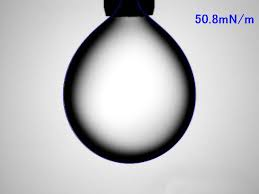
#> input picture trial_images/trial8.jpeg, 259 x 194 px
$ python -i drop_bounding.py   (imports and definitions only)
#> lines starting #> are read from the running program, lines starting #| are printed output that depends on the picture; after the words box and inside, x2 and y2 are one past the last pixel; in counts of white or black regions, pixels touching at a corner belong together


import cv2
import numpy as np
from scipy.spatial import distance

# Constants for filtering and assumptions
MIN_AREA = 50
MAX_AREA = 5000
MAX_DISTANCE = 50  # Maximum distance for tracking droplets
CROP_OFFSET = 50  # Offset to retain more of the image
class Drop_Bound():


    # Function to process an image and find contours
    def process_image(self,image):
        # Convert to grayscale
        gray = cv2.cvtColor(image, cv2.COLOR_BGR2GRAY)

        # Apply Gaussian Blur
        blurred = cv2.GaussianBlur(gray, (5, 5), 0)

        # Canny edge detection
        edges = cv2.Canny(blurred, 50, 100)

        # Find white pixels
        white_pixels = cv2.findNonZero(edges)
        if white_pixels is None:
            return image, []

        # Find the block with the highest concentration of white pixels
        row_sum = np.sum(edges, axis=1)
        max_row = np.argmax(row_sum)

        # Crop the image with an offset to retain more of the ROI
        crop_start_row = max(0, max_row -0*CROP_OFFSET)
        cropped = image[crop_start_row:, :]

        # Convert cropped image to grayscale and apply edge detection again
        gray_cropped = cv2.cvtColor(cropped, cv2.COLOR_BGR2GRAY)
        blurred_cropped = cv2.GaussianBlur(gray_cropped, (5, 5), 0)
        edges_cropped = cv2.Canny(blurred_cropped, 50, 150)

        # Dilate the binary image
        kernel = cv2.getStructuringElement(cv2.MORPH_RECT, (5, 5))
        dilated = cv2.dilate(edges_cropped, kernel, iterations=1)


        # extract edges
        image_edges = cv2.adaptiveThreshold(
            dilated,
            255,
            cv2.ADAPTIVE_THRESH_MEAN_C,
            cv2.THRESH_BINARY,
            blockSize=5,
            C=3
        )

        # cv2.imshow("Edges",image_edges)
        # Find contours
        contours, _ = cv2.findContours(image_edges, cv2.RETR_EXTERNAL, cv2.CHAIN_APPROX_SIMPLE)

        # Filter contours by area
        filtered_contours = [c for c in contours if MIN_AREA < cv2.contourArea(c) < MAX_AREA]

        # Fill closed contours
        filled_image = dilated.copy()
        for contour in filtered_contours:
            mask = np.zeros((dilated.shape[0] + 2, dilated.shape[1] + 2), np.uint8)
            cv2.floodFill(filled_image, mask, tuple(contour[0][0]), 255)

        return cropped, filtered_contours

    # Function to find the center of each contour
    def find_centers(self,contours):
        centers = []
        for contour in contours:
            M = cv2.moments(contour)
            if M["m00"] != 0:
                cX = int(M["m10"] / M["m00"])
                cY = int(M["m01"] / M["m00"])
                centers.append((cX, cY))
        return centers


    def find_box(self,image):
        processed_image, contours = self.process_image(image)
        centers = self.find_centers(contours)

        if contours:
            largest_contour = max(contours, key=cv2.contourArea)
            x, y, w, h = cv2.boundingRect(largest_contour)
            cv2.rectangle(processed_image, (x, y), (x+w, y+h), (255, 0, 0), 2)  # Draw bounding box
        # Display the results
        for contour in contours:
            cv2.drawContours(processed_image, [contour], -1, (0, 255, 0), 2)
        for center in centers:
            cv2.circle(processed_image, center, 5, (0, 0, 255), -1)

        return processed_image


    # Implementing interactive adjustment of contours
    def adjust_contours(image, contours):
        def on_mouse(event, x, y, flags, param):
            if event == cv2.EVENT_LBUTTONDOWN:
                print(f"Clicked at: ({x}, {y})")
                # Implement logic for adjusting contours interactively
                pass

        cv2.namedWindow('Adjust Contours')
        cv2.setMouseCallback('Adjust Contours', on_mouse)

        while True:
            image_copy = image.copy()
            for contour in contours:
                cv2.drawContours(image_copy, [contour], -1, (0, 255, 0), 2)
            cv2.imshow( "Copy",image_copy)
            key = cv2.waitKey(1)
            if key == 27:  # Esc key to exit
                break

        cv2.destroyAllWindows()

    # # Run the contour adjustment interface
    # adjust_contours(processed_image, contours)

# [9 lines not run here, left out]

>>> import cv2
>>> picture = cv2.imread('../trial_images/trial8.jpeg')
#> picture is the input picture: shape (194, 259, 3); mean B, G, R 193.2, 191.5, 191.6
>>> result = Drop_Bound().find_box(picture)
#> in process_image, `edges = cv2.Canny(blurred, 50, 100)`:
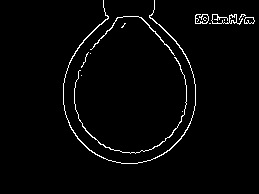
#> edges: shape (194, 259); 2.4% white in thin lines or dots, all inside (x1, y1, x2, y2) = (63, 0, 255, 164)
#> in process_image, `white_pixels = cv2.findNonZero(edges)`: white_pixels = contour of 1204 points, box (x1, y1, x2, y2) (63, 0, 255, 164), area 2000
#> in process_image, `row_sum = np.sum(edges, axis=1)`: row_sum = 194 values, max 13515 at index 23, min 0 at index 164, mean 1582.6
#> in process_image, `max_row = np.argmax(row_sum)`: max_row = 23
#> in process_image, `edges_cropped = cv2.Canny(blurred_cropped, 50, 150)`: edges_cropped: shape (171, 259); 1.9% white in thin lines or dots, all inside (x1, y1, x2, y2) = (63, 0, 196, 141)
#> in process_image, `dilated = cv2.dilate(edges_cropped, kernel, iterations=1)`:
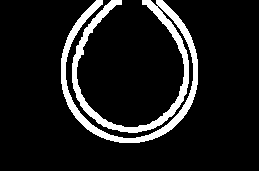
#> dilated: shape (171, 259); 10.6% white; 1 white region, box (x1, y1, x2, y2) and area: (61, 0, 198, 143) 4687
#> in process_image, `image_edges = cv2.adaptiveThreshold( dilated, 255, cv2.ADAPTIVE_THRESH..`:
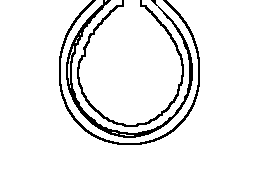
#> image_edges: shape (171, 259); 92.6% white; black in thin lines or dots, all inside (x1, y1, x2, y2) = (59, 0, 200, 145)
#> in process_image, `contours, _ = cv2.findContours(image_edges, cv2.RETR_EXTERNAL, cv2.CHA..`: contours = 11 contours, 7 with area under 20; largest, box (x1, y1, x2, y2) and area: (0, 0, 259, 171) 26601, (79, 0, 182, 125) 8910, (61, 0, 198, 143) 4016, (68, 46, 74, 84) 20
#> in process_image, `filtered_contours = [c for c in contours if MIN_AREA < cv2.contourArea..`: filtered_contours = 1 contour; box (x1, y1, x2, y2) and area: (61, 0, 198, 143) 4016
#> the loop in process_image, `for contour in filtered_contours:` made 1 pass
#> in find_box, `processed_image, contours = self.process_image(image)`: contours has the same summary as filtered_contours in process_image
#> the loop in find_centers, `for contour in contours:` made 1 pass
#> (cX, cY) on pass 1: (129, 73)
#> after the loop in find_centers, `for contour in contours:`: centers = [(129, 73)]
#> in find_box, `largest_contour = max(contours, key=cv2.contourArea)`: largest_contour = contour of 598 points, box (x1, y1, x2, y2) (61, 0, 198, 143), area 4016
#> in find_box, `x, y, w, h = cv2.boundingRect(largest_contour)`: x = 61; y = 0; w = 137; h = 143
#> in find_box, `cv2.rectangle(processed_image, (x, y), (x+w, y+h), (255, 0, 0), 2)`:
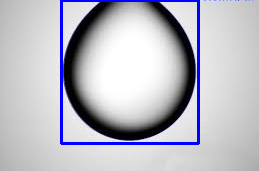
#> processed_image: shape (171, 259, 3); mean B, G, R 197, 187.3, 187.3
#> the loop in find_box, `for contour in contours:` made 1 pass
#> after the loop in find_box, `for contour in contours:`:
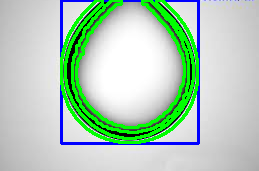
#> processed_image: shape (171, 259, 3); 11.43% of pixels changed, all inside (x1, y1, x2, y2) = (60, 0, 199, 144)
#> the loop in find_box, `for center in centers:` made 1 pass
#> after the loop in find_box, `for center in centers:`:
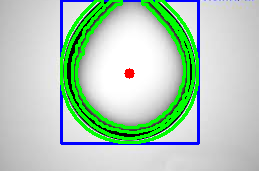
#> processed_image: shape (171, 259, 3); 0.18% of pixels changed, all inside (x1, y1, x2, y2) = (124, 68, 135, 79)
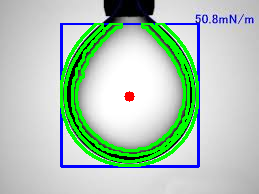
#> picture: shape (194, 259, 3); mean B, G, R 183.6, 202, 176.7
